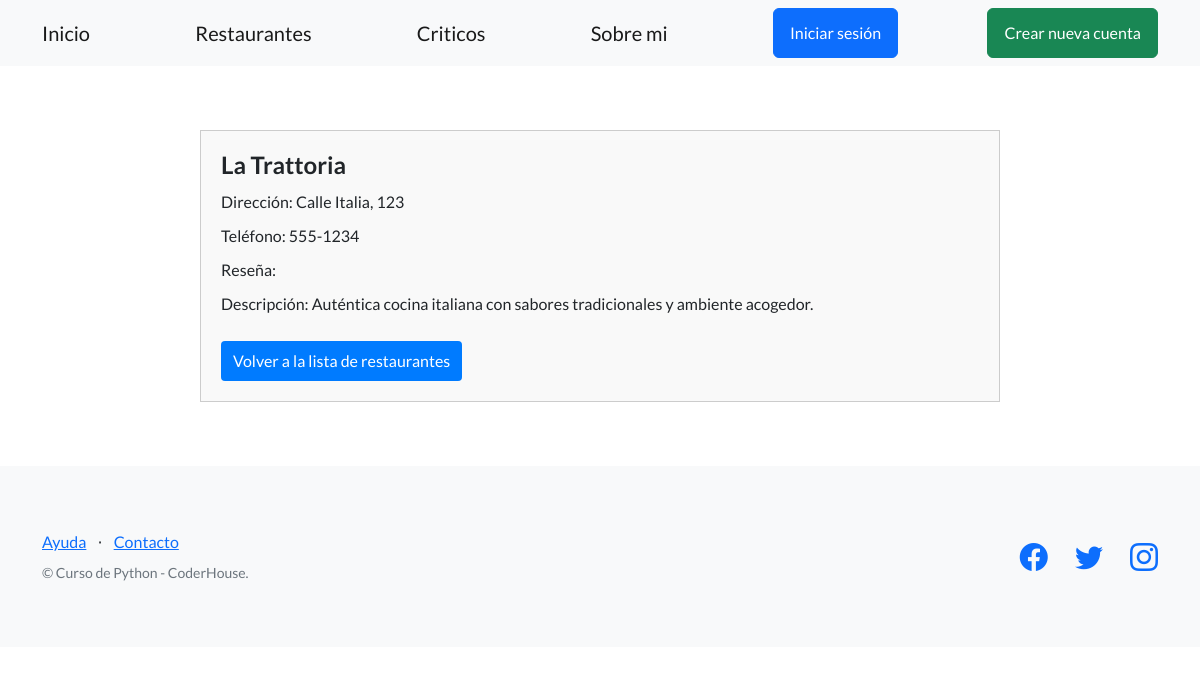
/criticos/restaurantes/1/, run on the app's committed database.
### criticos/models.py (models this page shows, shortened)
class Restaurante(models.Model):
    nombre = models.CharField(max_length=100)
    direccion = models.CharField(max_length=200)
    telefono = models.CharField(max_length=20)
    descripcion = models.TextField(null=True, blank=True)
    creado_por = models.ForeignKey(User, on_delete=models.CASCADE)

### criticos/views.py (the view)
# urls.py: path('restaurantes/<int:restaurante_id>/', views.detalle_restaurante, name='detalle_restaurante'),
def detalle_restaurante(request, restaurante_id):
    restaurante = get_object_or_404(Restaurante, pk=restaurante_id)
    return render(request, 'criticos/detalle_restaurante.html', {'restaurante': restaurante})

### criticos/templates/criticos/detalle_restaurante.html (shortened to what this page needs)
{% extends "base.html" %}
{% block contenido %}
<article style="max-width: 800px; margin: 0 auto; padding: 20px; border: 1px solid #ccc; background-color: #f9f9f9;">
    <h1 style="font-size: 24px; margin-bottom: 10px;">{{ restaurante.nombre }}</h1>
    <p style="font-size: 16px; margin-bottom: 10px;">Dirección: {{ restaurante.direccion }}</p>
    <p style="font-size: 16px; margin-bottom: 10px;">Teléfono: {{ restaurante.telefono }}</p>
    <p style="font-size: 16px; margin-bottom: 10px;">Reseña: {{ restaurante.reseña }}</p>
    <p style="font-size: 16px; margin-bottom: 10px;">Descripción: {{ restaurante.descripcion }}</p>
    <a href="{% url 'lista_restaurantes' %}" style="display: inline-block; margin-top: 15px; text-decoration: none; background-color: #007bff; color: #fff; padding: 8px 12px; border-radius: 4px;">Volver a la lista de restaurantes</a>
</article>
{% endblock contenido %}

### data on the page
Restaurante: nombre "La Trattoria", direccion "Calle Italia, 123", telefono "555-1234", descripcion "Auténtica cocina italiana con sabores tradicionales y ambiente acogedor."
